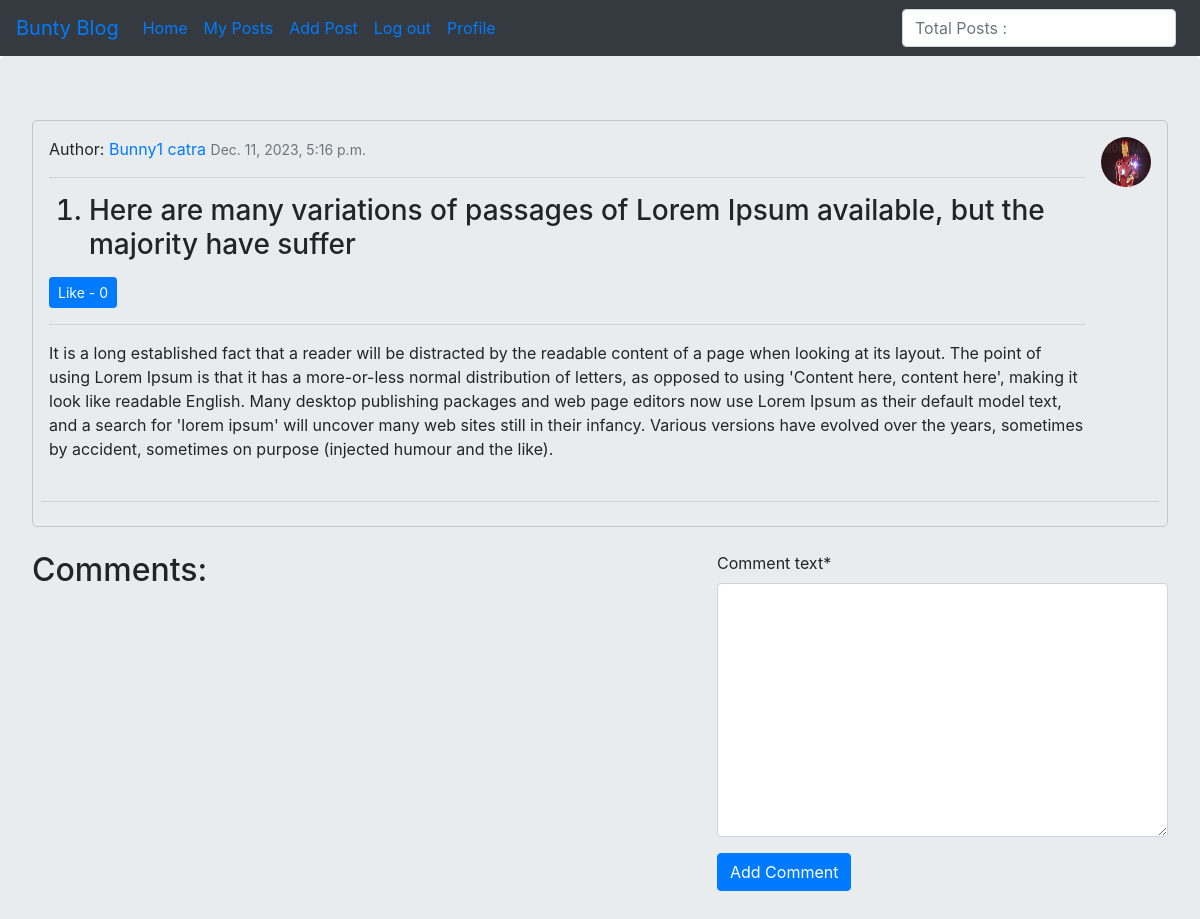
The app's page /details/3/ (signed in), older data.
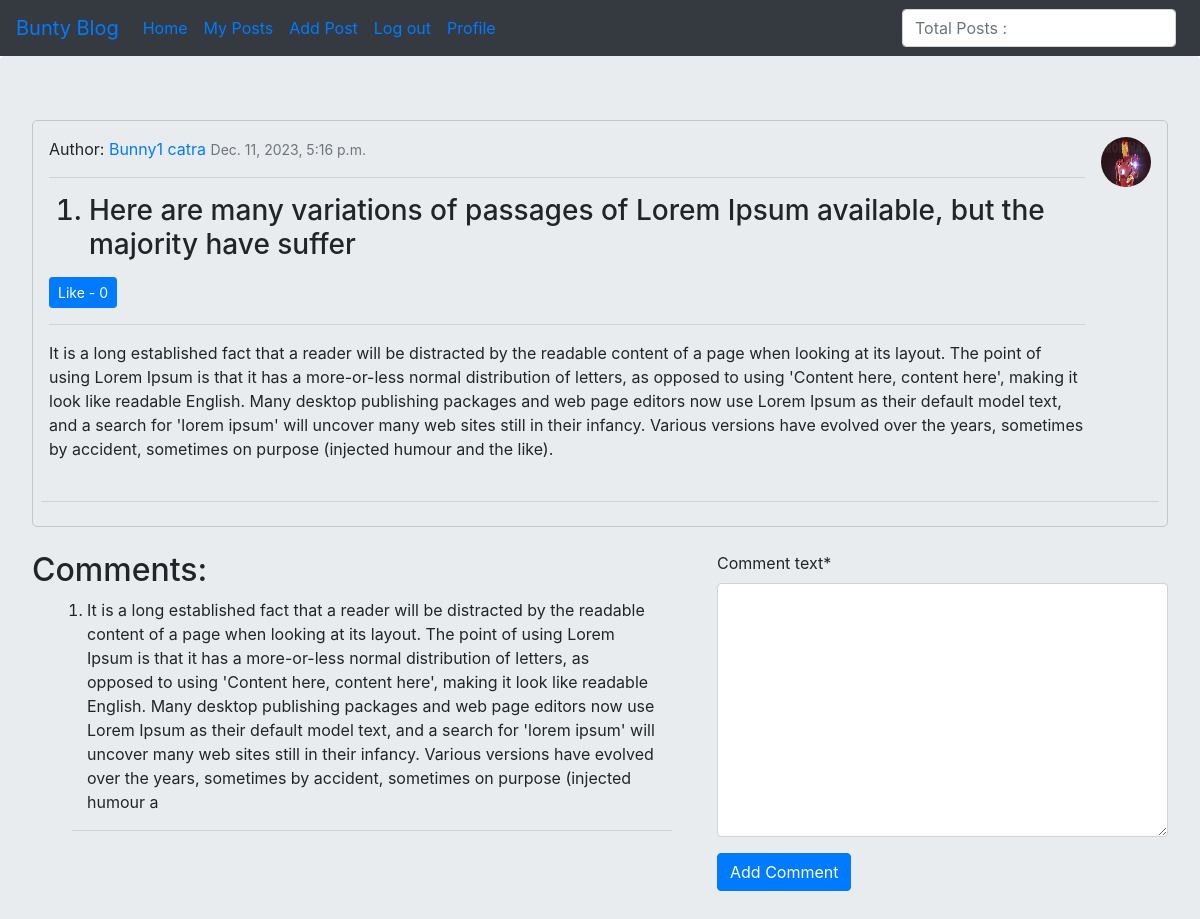
The same page, newer data.
### blogapp/models.py (models this page shows)
class Comment(models.Model):
    post=models.ForeignKey(Post,on_delete=models.CASCADE)
    comment_text=models.TextField()

### blogapp/views.py (the view)
# urls.py: path('details/<int:id>/',views.DetailsView, name='detail-post'),
def DetailsView(request, id):
    post = Post.objects.get(id=id)
    comments=Comment.objects.filter(post_id=id)
    if post.like.filter(id=request.user.id).exists():
        liked = True
    else:
        liked = False
    print(str(comments.query))
    if request.method == 'POST':
        form = AddComment(request.POST)
        if form.is_valid():
            body = request.POST['comment_text']
            form = Comment(post=post, comment_text=body)
            form.save()
            return HttpResponseRedirect(reverse('detail-post', args=[str(id)]))
        else:
            messages(request,f'Add a valid comment, your comment is not validate.Try again!')
    else:
        form = AddComment()
    return render(request, 'blogapp/details.html', {'post': post, 'liked': liked, 'form': form,'comments':comments})

### blogapp/form.py
class AddComment(forms.ModelForm):
    class Meta:
        model=Comment
        fields=['comment_text']

### blogapp/models.py (called while the page is built)
    def Total_like(self):
        return self.like.count()

### templates/blogapp/details.html (shortened to what this page needs)
{% extends 'blogapp/base.html' %}
{% load crispy_forms_tags %}
{% block bodyblock %}
<div class="jumbotron">
    {% if user.is_authenticated %}
    <div class="container p-2" style="border: 1px solid rgb(199, 197, 197); border-radius: 5px;">
        <div class="d-flex bd-highlight">
            <div class="p-2 flex-grow-1 bd-highlight">
                <p>
                    Author: <a href="">{{post.author.first_name | title}} {{post.author.last_name}}</a>
                    <small class="text-muted">{{post.date}}</small>
                </p>
                <hr>
                <ol>
                    <h3>
                        <li>{{post.title | capfirst }}</li>
                    </h3>
                </ol>
                <div>
                    <form action="/like/{{post.id}}" method="POST" class="d-inline">
                        {% if liked %}
                        <button name="post_id" value="{{post.id}}" type="submit" class="btn btn-primary btn-sm">
                            Like - {{post.Total_like}}
                        </button>
                        {% else %}
                        <button name="post_id" value="{{post.id}}" type="submit" class="btn btn-primary btn-sm">
                            Like - {{post.Total_like}}
                        </button>
                        {% endif %}
                    </form>
                </div>
                <hr>
                <p>{{post.body | capfirst }}</p>
            </div>
            <div class="ml-auto">
                <div class="p-2 bd-highlight">
                    <img class="rounded-circle" src="{{post.author.profile.image.url}}" alt="No image" width="50"
                        height="50">
                </div>
            </div>
        </div>
        <hr>
    </div>
    <dvi class="container">
        <div class="d-flex">
            <div class="mr-auto">
                <h2>Comments:</h2>
                <ol>
                    {% for comment in comments %}
                    <div class="container" style="max-width: 600px;">
                        <li>
                            <p>{{comment.comment_text}} </p>
                        </li>
                    </div>
                    <hr>
                    {% endfor %}
                </ol>
            </div>
            <div class="ml-auto">
                <form method="post">
                    {{form | crispy }}
                    <input class="btn btn-primary" type="submit" value="Add Comment">
                </form>
            </div>
        </div>
    </dvi>
    {% else %}
    <div class="container">
        <h2>Log in to view this page.</h2>
    </div>
    {% endif %}
</div>
{% endblock %}

Row changes from the older to the newer data that the page shows:
added Comment: comment_text "It is a long established fact that a reader will be distracted by the readable content of a page when looking at its layout. The point of using Lorem Ipsum is that it has a more-or-less normal distribution of letters, as opposed to using 'Content here, content here', making it look like readable English. Many desktop publishing packages and web page editors now use Lorem Ipsum as their default model text, and a search for 'lorem ipsum' will uncover many web sites still in their infancy. Various versions have evolved over the years, sometimes by accident, sometimes on purpose (injected humour a"
